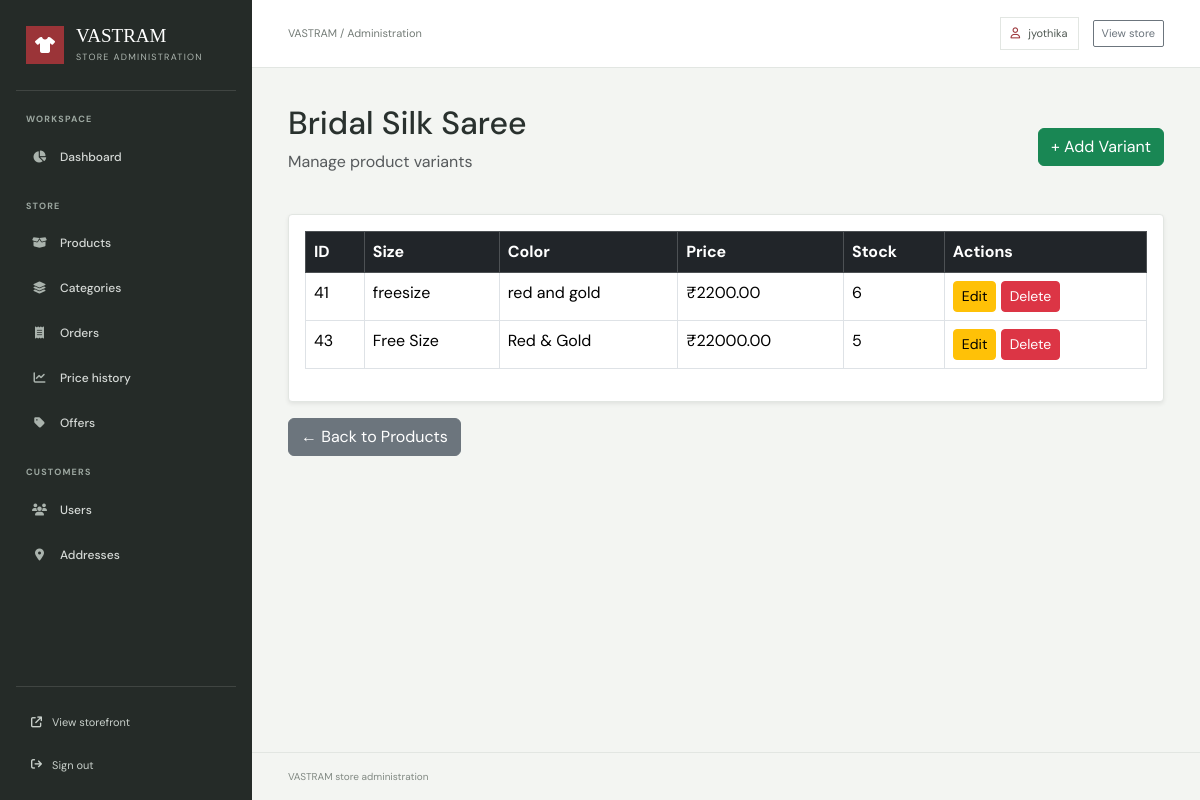
The app's page /accounts/admin-dashboard/products/41/variants/ (signed in) with its own data.
### accounts/models.py (models this page shows)
class User(AbstractUser):
    uuid = models.UUIDField(default=uuid.uuid4, editable=False, unique=True)
    phone_number = models.CharField(max_length=15, blank=True)

### products/models.py (models this page shows, shortened)
class Product(models.Model):
    uuid = models.UUIDField(default=uuid.uuid4, editable=False, unique=True)
    name = models.CharField(max_length=200)
    slug = models.SlugField(max_length=220, unique=True, blank=True)
    category = models.ForeignKey(
        Category,
        on_delete=models.CASCADE
    )
    description = models.TextField()
    fabric = models.CharField(
        max_length=100,
        blank=True
    )
    image = models.ImageField(
        upload_to='products/',
        blank=True,
        null=True
    )
    created_at = models.DateTimeField(
        auto_now_add=True
    )

class ProductVariant(models.Model):
    uuid = models.UUIDField(default=uuid.uuid4, editable=False, unique=True)
    product = models.ForeignKey(
        Product,
        on_delete=models.CASCADE,
        related_name='variants'
    )
    size = models.CharField(max_length=20, blank=True)
    color = models.CharField(max_length=50, blank=True)
    stock = models.PositiveIntegerField(default=0)
    price = models.DecimalField(
        max_digits=10,
        decimal_places=2
    )

### accounts/views.py (the view)
@login_required
def product_variants(request, product_id):
    if not request.user.is_superuser:
        return redirect('home')
    from products.models import Product, ProductVariant
    product = Product.objects.get(id=product_id)
    variants = ProductVariant.objects.filter(
        product=product
    )
    return render(
        request,
        'admin_dashboard/variants.html',
        {
            'product': product,
            'variants': variants,
        }
    )

### ecommerce_project/context_processors.py (called while the page is built)
def shopping_counts(request):
    cart_count = 0
    wishlist_count = 0
    if request.user.is_authenticated:
        cart_count = sum(
            CartItem.objects.filter(cart__user=request.user).values_list(
                'quantity', flat=True
            )
        )
        wishlist_count = WishlistItem.objects.filter(
            wishlist__user=request.user
        ).count()
    else:
        cart_count = sum(
            item.get('quantity', 0)
            for item in request.session.get('guest_cart_items', [])
        )
        wishlist_count = len(request.session.get('guest_wishlist_items', []))
    return {
        'cart_count': cart_count,
        'wishlist_count': wishlist_count,
    }

### templates/admin_dashboard/variants.html (shortened to what this page needs)
{% extends 'admin_dashboard/admin_base.html' %}
{% block content %}
<div class="d-flex justify-content-between align-items-center mb-4">
    <div>
        <h2>{{ product.name }}</h2>
        <p class="text-muted">Manage product variants</p>
    </div>
    <a href="{% url 'add_variant' %}"
       class="btn btn-success">
        + Add Variant
    </a>
</div>
<div class="card shadow-sm">
    <div class="card-body">
        <div class="table-responsive">
            <table class="table table-bordered table-hover">
                <thead class="table-dark">
                    <tr>
                        <th>ID</th>
                        <th>Size</th>
                        <th>Color</th>
                        <th>Price</th>
                        <th>Stock</th>
                        <th>Actions</th>
                    </tr>
                </thead>
                <tbody>
                    {% for variant in variants %}
                    <tr>
                        <td>{{ variant.id }}</td>
                        <td>{{ variant.size }}</td>
                        <td>{{ variant.color }}</td>
                        <td>₹{{ variant.price }}</td>
                        <td>{{ variant.stock }}</td>
                        <td>
                            <a href="{% url 'edit_variant' variant.id %}"
                                class="btn btn-sm btn-warning">
                                            Edit
                            </a>
                            <a href="{% url 'delete_variant' variant.id %}"
                                    class="btn btn-sm btn-danger">
                                            Delete
                            </a>
                        </td>
                    </tr>
                    {% endfor %}
                </tbody>
            </table>
        </div>
    </div>
</div>
<a href="{% url 'admin_products' %}"
   class="btn btn-secondary mt-3">
    ← Back to Products
</a>
{% endblock %}

### templates/admin_dashboard/admin_base.html (shortened to what this page needs)
{% load static %}
<!DOCTYPE html>
<html lang="en">
<head>
    <link href="https://cdn.jsdelivr.net/npm/bootstrap@5.3.8/dist/css/bootstrap.min.css" rel="stylesheet">
    <link rel="stylesheet" href="https://cdnjs.cloudflare.com/ajax/libs/font-awesome/6.5.2/css/all.min.css">
</head>
<body>
<div class="admin-shell">
    <aside class="admin-sidebar" id="adminSidebar" aria-label="Admin navigation">
        <div class="admin-brand">
            <span class="admin-brand-mark"><i class="fa-solid fa-shirt" aria-hidden="true"></i></span>
            <span>
                <span class="admin-brand-name">VASTRAM</span>
                <span class="admin-brand-caption">Store administration</span>
            </span>
        </div>
        <nav class="admin-nav">
            <div class="admin-nav-group">
                <p class="admin-nav-label">Workspace</p>
                <a href="{% url 'admin_dashboard' %}" class="admin-nav-link{% if request.resolver_match.url_name == 'admin_dashboard' %} active{% endif %}">
                    <i class="fa-solid fa-chart-pie" aria-hidden="true"></i> Dashboard
                </a>
            </div>
            <div class="admin-nav-group">
                <p class="admin-nav-label">Store</p>
                <a href="{% url 'admin_products' %}" class="admin-nav-link{% if request.resolver_match.url_name == 'admin_products' %} active{% endif %}">
                    <i class="fa-solid fa-box-open" aria-hidden="true"></i> Products
                </a>
                <a href="{% url 'admin_categories' %}" class="admin-nav-link{% if request.resolver_match.url_name == 'admin_categories' %} active{% endif %}">
                    <i class="fa-solid fa-layer-group" aria-hidden="true"></i> Categories
                </a>
                <a href="{% url 'admin_orders' %}" class="admin-nav-link{% if request.resolver_match.url_name == 'admin_orders' or request.resolver_match.url_name == 'admin_order_detail' %} active{% endif %}">
                    <i class="fa-solid fa-receipt" aria-hidden="true"></i> Orders
                </a>
                <a href="{% url 'admin_price_history' %}" class="admin-nav-link{% if request.resolver_match.url_name == 'admin_price_history' %} active{% endif %}">
                    <i class="fa-solid fa-chart-line" aria-hidden="true"></i> Price history
                </a>
                <a href="{% url 'admin_offers' %}" class="admin-nav-link{% if request.resolver_match.url_name == 'admin_offers' %} active{% endif %}">
                    <i class="fa-solid fa-tag" aria-hidden="true"></i> Offers
                </a>
            </div>
            <div class="admin-nav-group">
                <p class="admin-nav-label">Customers</p>
                <a href="{% url 'admin_users' %}" class="admin-nav-link{% if request.resolver_match.url_name == 'admin_users' %} active{% endif %}">
                    <i class="fa-solid fa-users" aria-hidden="true"></i> Users
                </a>
                <a href="{% url 'admin_addresses' %}" class="admin-nav-link{% if request.resolver_match.url_name == 'admin_addresses' %} active{% endif %}">
                    <i class="fa-solid fa-location-dot" aria-hidden="true"></i> Addresses
                </a>
            </div>
        </nav>
        <div class="admin-sidebar-footer">
            <a href="{% url 'home' %}"><i class="fa-solid fa-arrow-up-right-from-square" aria-hidden="true"></i> View storefront</a>
            <a href="{% url 'logout' %}"><i class="fa-solid fa-arrow-right-from-bracket" aria-hidden="true"></i> Sign out</a>
        </div>
    </aside>
    <div class="admin-main">
        <header class="admin-topbar">
            <div class="admin-topbar-start">
                <span class="admin-topbar-title">VASTRAM / Administration</span>
            </div>
            <div class="admin-topbar-actions">
                <span class="admin-user-chip"><i class="fa-regular fa-user" aria-hidden="true"></i> {{ request.user.username }}</span>
                <a href="{% url 'home' %}" class="btn btn-sm btn-outline-secondary">View store</a>
            </div>
        </header>
        <main class="admin-content">
            {% block content %}{% endblock %}
        </main>
        <footer class="admin-footer">VASTRAM store administration</footer>
    </div>
</div>
</body>
</html>

### templates/admin_dashboard/admin_base.html (style rules this page uses)
:root { --admin-ink: #29312e; --admin-muted: #747c77; --admin-border: #e2e6e2; --admin-paper: #ffffff; --admin-canvas: #f3f5f2; --admin-rail: #252b28; --admin-accent: #9b3438; }
* { box-sizing: border-box; }
body { min-width: 320px; margin: 0; background: var(--admin-canvas); color: var(--admin-ink); font-family: 'DM Sans', sans-serif; }
.admin-shell { display: grid; grid-template-columns: 252px minmax(0, 1fr); min-height: 100vh; }
.admin-sidebar { position: sticky; top: 0; display: flex; flex-direction: column; height: 100vh; padding: 26px 16px 18px; background: var(--admin-rail); color: #f6f7f4; z-index: 101; }
.admin-brand { display: flex; align-items: center; gap: 12px; padding: 0 10px 26px; color: #fff; text-decoration: none; border-bottom: 1px solid rgba(255,255,255,.12); }
.admin-brand-mark { display: grid; place-items: center; width: 38px; height: 38px; background: var(--admin-accent); color: #fff; font-size: 16px; }
.admin-brand-name { display: block; font-family: 'Playfair Display', Georgia, serif; font-size: 19px; line-height: 1.1; }
.admin-brand-caption { display: block; margin-top: 4px; color: #aeb7b1; font-size: 9px; letter-spacing: 1.3px; text-transform: uppercase; }
.admin-nav { padding-top: 22px; }
.admin-nav-label { margin: 0 10px 9px; color: #9ca7a0; font-size: 9px; font-weight: 700; letter-spacing: 1.2px; text-transform: uppercase; }
.admin-nav-group + .admin-nav-group { margin-top: 22px; }
.admin-nav-link { display: flex; align-items: center; gap: 12px; min-height: 42px; margin: 3px 0; padding: 0 12px; border-left: 3px solid transparent; color: #d5d9d6; font-size: 12px; font-weight: 500; text-decoration: none; transition: background-color .18s, color .18s; }
.admin-nav-link i { width: 17px; color: #aab3ad; text-align: center; }
.admin-sidebar-footer { display: grid; gap: 8px; margin-top: auto; padding: 18px 8px 0; border-top: 1px solid rgba(255,255,255,.12); }
.admin-sidebar-footer a { display: flex; align-items: center; gap: 10px; padding: 9px 7px; color: #c8cfca; font-size: 11px; text-decoration: none; }
.admin-main { display: flex; min-width: 0; flex-direction: column; }
.admin-topbar { position: sticky; top: 0; z-index: 50; display: flex; align-items: center; justify-content: space-between; min-height: 68px; padding: 0 clamp(20px, 3vw, 44px); border-bottom: 1px solid var(--admin-border); background: rgba(255,255,255,.96); backdrop-filter: blur(12px); }
.admin-topbar-start, .admin-topbar-actions { display: flex; align-items: center; gap: 14px; }
.admin-topbar-title { color: var(--admin-muted); font-size: 11px; }
.admin-user-chip { display: inline-flex; align-items: center; gap: 8px; padding: 7px 10px; border: 1px solid var(--admin-border); color: #505953; font-size: 11px; }
.admin-user-chip i { color: var(--admin-accent); }
.admin-topbar .btn { border-radius: 2px; font-size: 11px; }
.admin-content { width: 100%; max-width: 1640px; margin: 0 auto; padding: clamp(24px, 3vw, 42px); flex: 1; }
.admin-content h2, .admin-content h3, .admin-content h4 { color: var(--admin-ink); }
.admin-content .card { border-color: var(--admin-border); border-radius: 4px; }
.admin-footer { padding: 16px clamp(20px, 3vw, 44px); border-top: 1px solid var(--admin-border); color: #818983; font-size: 10px; }

### records on screen
User: user.username "jyothika"
Product: name "Bridal Silk Saree"
ProductVariant: id "41", size "freesize", color "red and gold", price "2200.00", stock "6"
ProductVariant: id "43", size "Free Size", color "Red & Gold", price "22000.00", stock "5"
